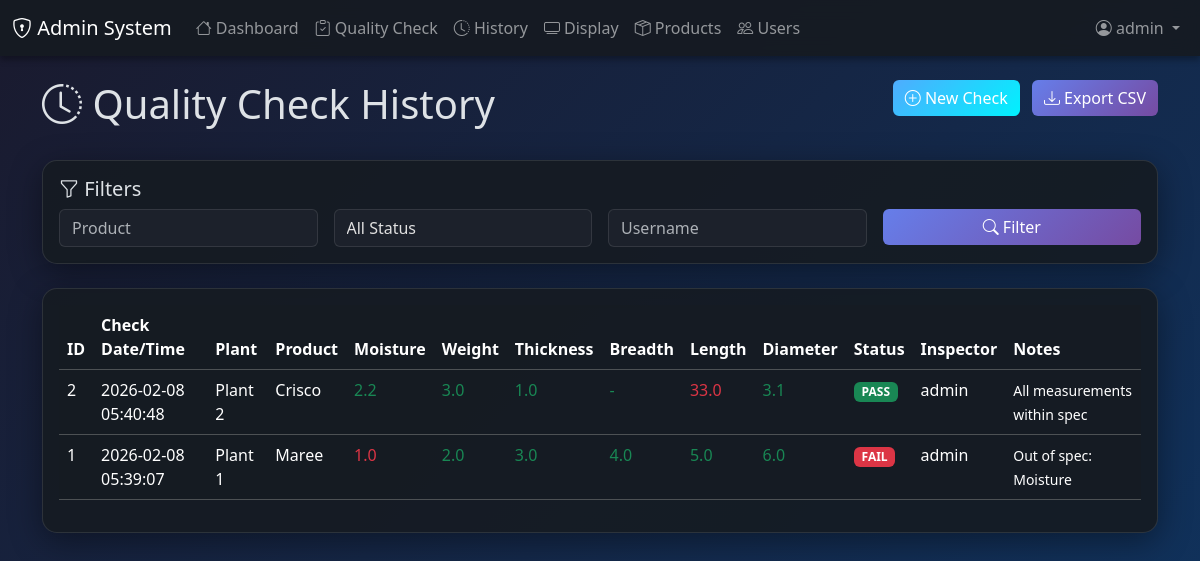
/quality-history (signed in), run on an earlier commit of the app's database.
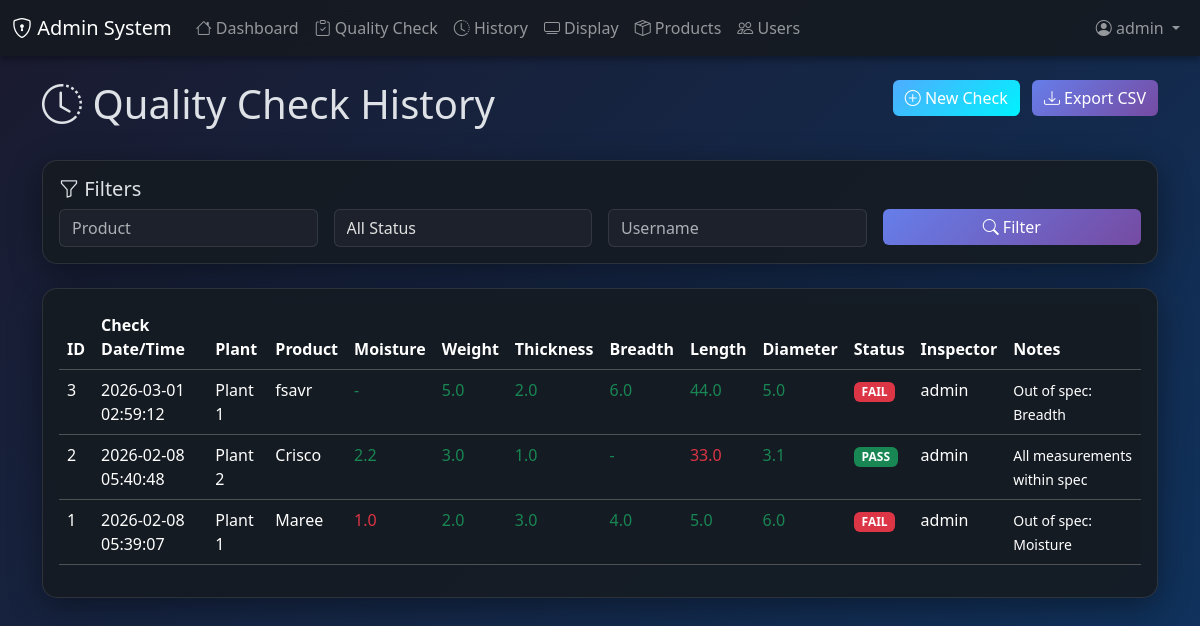
And on a later commit of the database.
### main.py (models this page shows)
class QualityCheck(db.Model):
    id = db.Column(db.Integer, primary_key=True)
    product_id = db.Column(db.String(50), db.ForeignKey('product.id'), nullable=False)
    check_date = db.Column(db.DateTime, default=datetime.utcnow)
    moisture = db.Column(db.String(20), nullable=False)  # Can be number or "-"
    weight = db.Column(db.String(20), nullable=False)
    thickness = db.Column(db.String(20), nullable=False)
    breadth = db.Column(db.String(20), nullable=False)
    length = db.Column(db.String(20), nullable=False)
    diameter = db.Column(db.String(20), nullable=False)
    status = db.Column(db.String(20), nullable=False)  # 'PASS' or 'FAIL'
    notes = db.Column(db.String(500))
    username = db.Column(db.String(80), nullable=False)

class Product(db.Model):
    id = db.Column(db.String(50), primary_key=True)  # User-defined ID
    create_date = db.Column(db.DateTime, default=datetime.utcnow)
    plant = db.Column(db.String(100), nullable=False)
    product = db.Column(db.String(100), nullable=False)
    moisture_min = db.Column(db.String(20), nullable=False)  # Can be number or "-"
    moisture_max = db.Column(db.String(20), nullable=False)
    weight_min = db.Column(db.String(20), nullable=False)
    weight_max = db.Column(db.String(20), nullable=False)
    thickness_min = db.Column(db.String(20), nullable=False)
    thickness_max = db.Column(db.String(20), nullable=False)
    breadth_min = db.Column(db.String(20), nullable=False)
    breadth_max = db.Column(db.String(20), nullable=False)
    length_min = db.Column(db.String(20), nullable=False)
    length_max = db.Column(db.String(20), nullable=False)
    diameter_min = db.Column(db.String(20), nullable=False)
    diameter_max = db.Column(db.String(20), nullable=False)
    username = db.Column(db.String(80), nullable=False)
    quality_checks = db.relationship('QualityCheck', backref='product', lazy=True)

### main.py (the view)
@app.route('/quality-history')
@login_required
def quality_history():
    product = request.args.get('product', '')
    status = request.args.get('status', '')
    username = request.args.get('username', '')
    query = QualityCheck.query
    if product:
        query = query.join(Product).filter(Product.product.contains(product))
    if status:
        query = query.filter(QualityCheck.status == status)
    if username:
        query = query.filter(QualityCheck.username.contains(username))
    checks = query.order_by(QualityCheck.check_date.desc()).all()
    return render_template('quality_history.html', checks=checks)

### main.py (called while the page is built)
def login_required(f):
    @wraps(f)
    def decorated(*args, **kwargs):
        if 'user_id' not in session:
            flash('Please login first', 'danger')
            return redirect(url_for('login'))
        return f(*args, **kwargs)
    return decorated

### templates/quality_history.html (shortened to what the changed rows need)
{% extends "base.html" %}
{% block content %}
<div class="row mb-4">
    <div class="col">
        <h1><i class="bi bi-clock-history"></i> Quality Check History</h1>
    </div>
</div>
<div class="card">
    <div class="card-body">
        <div class="table-responsive">
            <table class="table table-dark table-hover">
                <thead>
                    <tr>
                        <th>ID</th>
                        <th>Check Date/Time</th>
                        <th>Plant</th>
                        <th>Product</th>
                        <th>Moisture</th>
                        <th>Weight</th>
                        <th>Thickness</th>
                        <th>Breadth</th>
                        <th>Length</th>
                        <th>Diameter</th>
                        <th>Status</th>
                        <th>Inspector</th>
                        <th>Notes</th>
                    </tr>
                </thead>
                <tbody>
                    {% for check in checks %}
                    <tr>
                        <td>{{ check.id }}</td>
                        <td>{{ check.check_date.strftime('%Y-%m-%d %H:%M:%S') }}</td>
                        <td>{{ check.product.plant }}</td>
                        <td>{{ check.product.product }}</td>
                        <td>
                            <span class="{% if check.product.moisture_min <= check.moisture <= check.product.moisture_max %}text-success{% else %}text-danger{% endif %}">
                                {{ check.moisture }}
                            </span>
                        </td>
                        <td>
                            <span class="{% if check.product.weight_min <= check.weight <= check.product.weight_max %}text-success{% else %}text-danger{% endif %}">
                                {{ check.weight }}
                            </span>
                        </td>
                        <td>
                            <span class="{% if check.product.thickness_min <= check.thickness <= check.product.thickness_max %}text-success{% else %}text-danger{% endif %}">
                                {{ check.thickness }}
                            </span>
                        </td>
                        <td>
                            <span class="{% if check.product.breadth_min <= check.breadth <= check.product.breadth_max %}text-success{% else %}text-danger{% endif %}">
                                {{ check.breadth }}
                            </span>
                        </td>
                        <td>
                            <span class="{% if check.product.length_min <= check.length <= check.product.length_max %}text-success{% else %}text-danger{% endif %}">
                                {{ check.length }}
                            </span>
                        </td>
                        <td>
                            <span class="{% if check.product.diameter_min <= check.diameter <= check.product.diameter_max %}text-success{% else %}text-danger{% endif %}">
                                {{ check.diameter }}
                            </span>
                        </td>
                        <td>
                            <span class="badge bg-{% if check.status == 'PASS' %}success{% else %}danger{% endif %}">
                                {{ check.status }}
                            </span>
                        </td>
                        <td>{{ check.username }}</td>
                        <td><small>{{ check.notes }}</small></td>
                    </tr>
                    {% endfor %}
                </tbody>
            </table>
        </div>
    </div>
</div>
{% endblock %}

What changed in the data, as far as the page shows it:
added QualityCheck: id "3", check_date "2026-03-01 02:59:12", product.plant "Plant 1", product.product "fsavr", moisture "-", weight "5.0", thickness "2.0", breadth "6.0", length "44.0", diameter "5.0", status "FAIL", username "admin", notes "Out of spec: Breadth"
